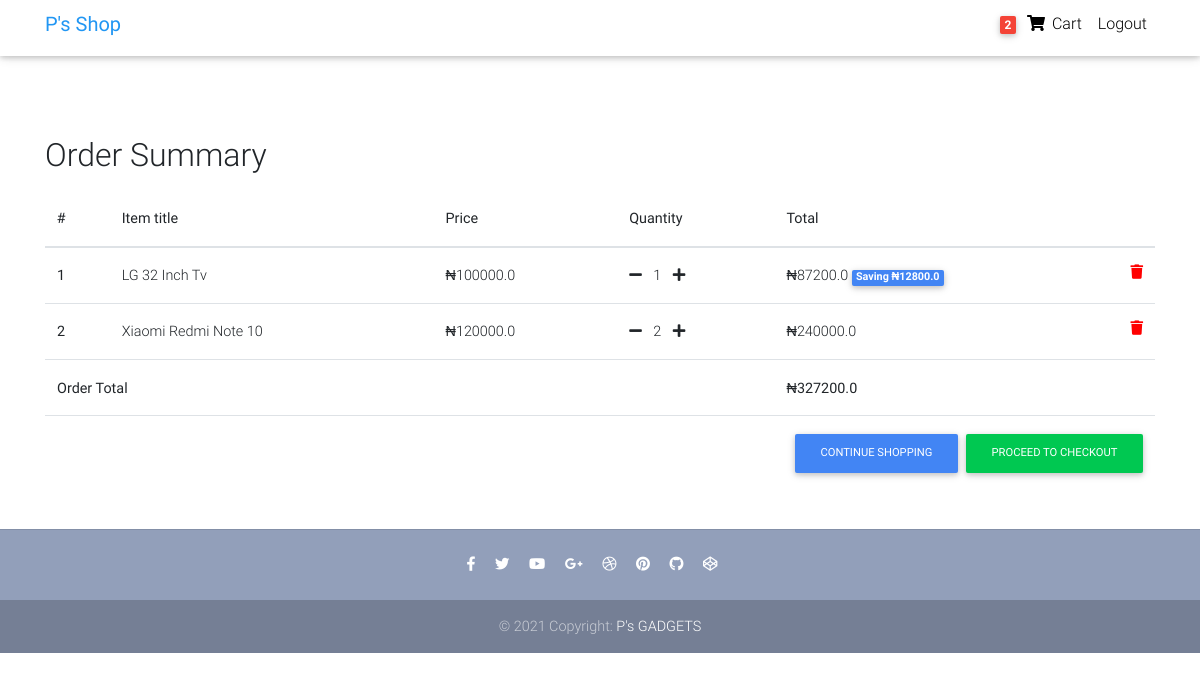
The app's page /order-summary/ (signed in), older data.
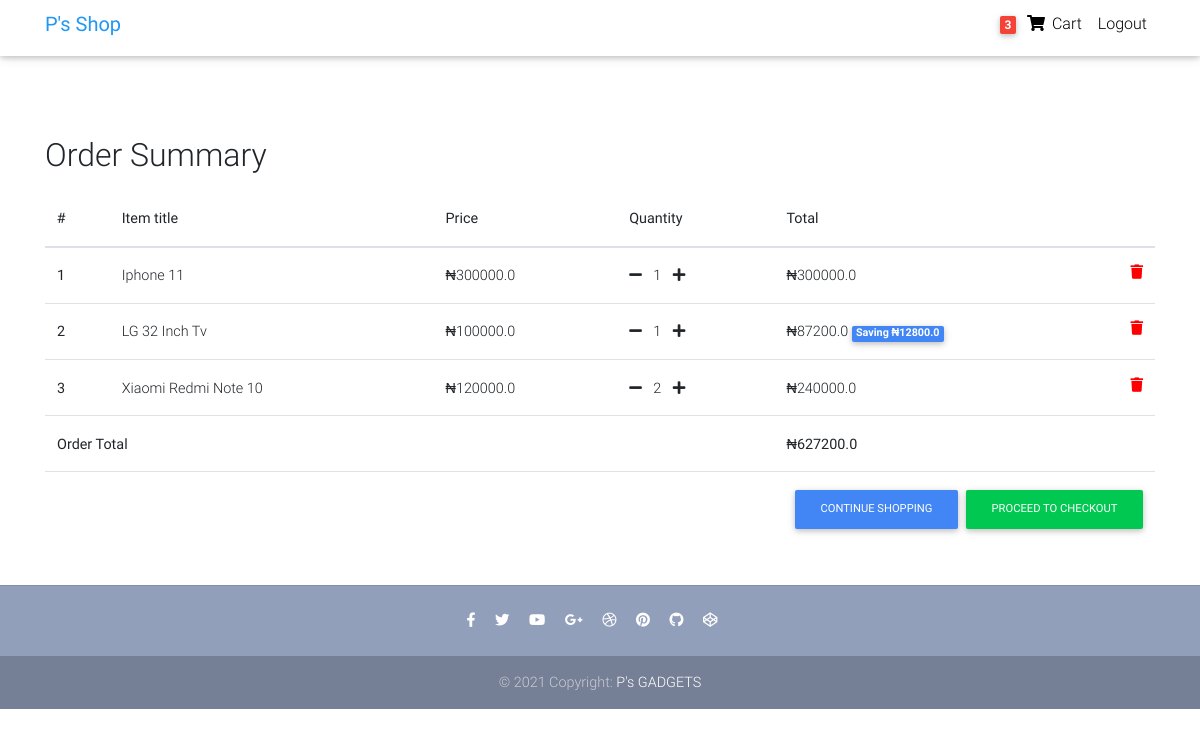
The same page, newer data.
### store/models.py (models this page shows, shortened)
class Order(models.Model):
    user = models.ForeignKey(settings.AUTH_USER_MODEL, on_delete=models.CASCADE)
    ref_code = models.CharField(max_length=20, blank=True, null=True)
    items = models.ManyToManyField(OrderItem)
    strat_date = models.DateTimeField(auto_now_add=True)
    ordered_date = models.DateTimeField()
    ordered = models.BooleanField(default=False)
    billing_address = models.ForeignKey('Address', related_name="billing_address", on_delete=models.SET_NULL, blank=True, null=True)
    shipping_address = models.ForeignKey('Address', related_name="shipping_address", on_delete=models.SET_NULL, blank=True, null=True)
    payment = models.ForeignKey('Payment', on_delete=models.SET_NULL, blank=True, null=True)
    coupon = models.ForeignKey("Coupon", on_delete=models.SET_NULL, blank=True, null=True)
    being_delivered = models.BooleanField(default=False)
    received = models.BooleanField(default=False)
    refund_requested = models.BooleanField(default=False)
    refund_granted = models.BooleanField(default=False)
    def get_total(self):
        total = 0
        for order_item in self.items.all():
            total += order_item.get_final_price()
        if self.coupon:
            total -= self.coupon.amount
        return total

class OrderItem(models.Model):
    user = models.ForeignKey(settings.AUTH_USER_MODEL, on_delete=models.CASCADE)
    ordered = models.BooleanField(default=False)
    item = models.ForeignKey(Product, on_delete=models.CASCADE)
    quantity = models.IntegerField(default=1)
    def get_total_item_price(self):
        return self.quantity * self.item.price
    def get_total_discount_item_price(self):
        return self.quantity * self.item.discount_price
    def get_amount_saved(self):
        return self.get_total_item_price() - self.get_total_discount_item_price()
    def get_final_price(self):
        if self.item.discount_price:
            return self.get_total_discount_item_price()
        return self.get_total_item_price()

class Product(models.Model):
    title = models.CharField(max_length=100)
    brand = models.CharField(max_length=100)
    model = models.CharField(max_length=250, blank=True, null=True)
    features = models.TextField(blank=True, null=True)
    stock = models.IntegerField(default=100)
    released_on = models.CharField(max_length=100)
    dimensions = models.CharField(max_length=100)
    price = models.FloatField()
    discount_price = models.FloatField(blank=True, null=True)
    category = models.CharField(choices=CATEGORY_CHOICES, max_length=3)
    label =  models.CharField(choices=LABEL_CHOICES, max_length=1)
    slug = models.SlugField()
    description = models.TextField()
    image = models.ImageField(upload_to="product_images")
    type = models.CharField(choices=TYPE_CHOICES, max_length=2)

### store/views.py (the view)
# urls.py: path("order-summary/", OrderSummaryView.as_view(), name="order-summary"),
class OrderSummaryView(LoginRequiredMixin, View):
    def get(self, *args, **kwargs):
        try:
            order = Order.objects.get(user=self.request.user, ordered=False)
            context = {
                'object': order
            }
            return render(self.request, "store/order-summary.html", context)
        except ObjectDoesNotExist:
            messages.error(self.request, 'You do not have an active order')
            return redirect('/')

### store/templatetags/cart_template_tags.py (called while the page is built)
@register.filter
def cart_item_count(user):
    if user.is_authenticated:
        qs = Order.objects.filter(user=user, ordered=False)
        if qs.exists():
            return qs[0].items.count()
    return 0

### store/templates/store/order-summary.html (shortened to what the changed rows need)
{% load static %}
{% load cart_template_tags %}
<!DOCTYPE html>
<html lang="en">
<head>
  <link rel="stylesheet" href="https://use.fontawesome.com/releases/v5.11.2/css/all.css">
  <link href="{% static 'store/css/bootstrap.min.css' %}" rel="stylesheet">
  <link href="{% static 'store/css/mdb.min.css' %}" rel="stylesheet">
  <link href="{% static 'store/css/style.min.css' %}" rel="stylesheet">
</head>
<body>
  <nav class="navbar fixed-top navbar-expand-lg navbar-light white scrolling-navbar pt-lg-1">
    <div class="container">
      <div class="collapse navbar-collapse" id="navbarSupportedContent">
        <ul class="navbar-nav nav-flex-icons">
          {% if request.user.is_authenticated %}
          <li class="nav-item">
            <a class="nav-link waves-effect">
              <span class="badge red z-depth-1 mr-1"> {{request.user|cart_item_count }}</span>
              <i class="fas fa-shopping-cart"></i>
              <span class="clearfix d-none d-sm-inline-block"> Cart </span>
            </a>
          </li>
          <li class="nav-item">
            <a class="nav-link waves-effect" href="{% url 'account_logout' %}">
              <span class="clearfix d-none d-sm-inline-block">Logout</span>
            </a>
          </li>
          {% endif %}
        </ul>
      </div>
    </div>
  </nav>
  <main>
    <div class="container mt-lg-5">
        <div class="table-responsive text-nowrap">
        <h2 class="mt-4">Order Summary</h2>
        <table class="table mt-lg-3">
            <thead>
                <tr>
                    <th scope="col">#</th>
                    <th scope="col">Item title</th>
                    <th scope="col">Price</th>
                    <th scope="col">Quantity</th>
                    <th scope="col">Total</th>
                </tr>
            </thead>
            <tbody>
            {% for order_item in object.items.all %}
                <tr>
                    <th scope="row">{{ forloop.counter }}</th>
                    <td>{{ order_item.item.title }}</td>
                    <td><span>&#8358;</span>{{ order_item.item.price }}</td>
                    <td>
                        <a href="{% url 'remove-single-item-from-cart' order_item.item.slug %}"><i class="fas fa-minus mr-2"></i></a>
                        {{ order_item.quantity }}
                        <a href="{% url 'add-to-cart' order_item.item.slug %}"><i class="fas fa-plus ml-2"></i></a>
                    </td>
                    <td>
                        {% if order_item.item.discount_price %}
                        <span>&#8358;</span>{{ order_item.get_total_discount_item_price }}
                            <span class="badge badge-primary">Saving <span>&#8358;</span>{{ order_item.get_amount_saved }}</span>
                        {% else %}
                        <span>&#8358;</span>{{ order_item.get_total_item_price }}
                        {% endif %}
                        <a style="color: red;" href="{% url 'remove-from-cart' order_item.item.slug %}"><i class="fas fa-trash float-right"></i></a>
                    </td>
                </tr>
             {% endfor %}
            {% if object.get_total %}
             <tr>
                 <td colspan="4"><b>Order Total</b></td>
                <td><strong><span>&#8358;</span>{{ object.get_total}}</strong></td>
            </tr>
            <tr>
                <td colspan="5">
                    <a style="float: right;" class="btn btn-success ml-2 btn-md" href="{% url 'checkout' %}">Proceed to Checkout</a>
                    <a style="float: right;" class="btn btn-primary  btn-md" href="{% url 'home' %}">Continue Shopping</a>
                </td>
           </tr>
           {% endif %}
            </tbody>
        </table>
        </div>
    </div>
  </main>
</body>
</html>

Row changes from the older to the newer data that the page shows:
now on this page (row edited): OrderItem: item "Iphone 11", item.price "300000.0", quantity "1", get_total_item_price "300000.0"
changed through a linked row, Order: get_total "327200.0" → "627200.0"
Text that changed along with them:
{{ request.user|cart_item_count }}: "2" → "3"
